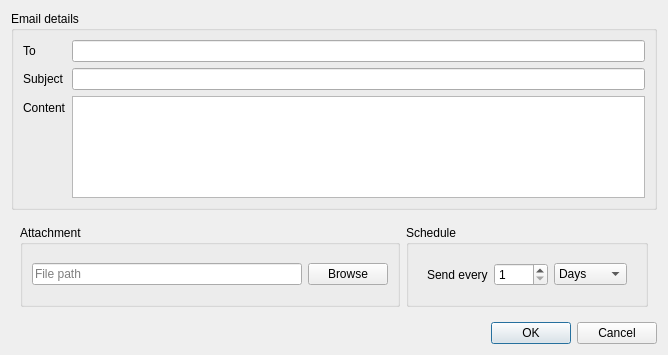
<?xml version="1.0" encoding="UTF-8"?>
<ui version="4.0">
 <class>AddEmailDialog</class>
 <widget class="QDialog" name="AddEmailDialog">
  <property name="geometry">
   <rect>
    <x>0</x>
    <y>0</y>
    <width>668</width>
    <height>355</height>
   </rect>
  </property>
  <property name="windowTitle">
   <string>Add a task</string>
  </property>
  <layout class="QVBoxLayout" name="verticalLayout">
   <item>
    <widget class="QGroupBox" name="emailGroupBox">
     <property name="enabled">
      <bool>true</bool>
     </property>
     <property name="title">
      <string>Email details</string>
     </property>
     <layout class="QFormLayout" name="formLayout">
      <item row="0" column="0">
       <widget class="QLabel" name="toLabel">
        <property name="text">
         <string>To</string>
        </property>
       </widget>
      </item>
      <item row="0" column="1">
       <widget class="QLineEdit" name="toLineEdit"/>
      </item>
      <item row="1" column="0">
       <widget class="QLabel" name="subjectLabel">
        <property name="text">
         <string>Subject</string>
        </property>
       </widget>
      </item>
      <item row="1" column="1">
       <widget class="QLineEdit" name="subjectLineEdit"/>
      </item>
      <item row="2" column="0">
       <widget class="QLabel" name="bodyLabel">
        <property name="text">
         <string>Content</string>
        </property>
       </widget>
      </item>
      <item row="2" column="1">
       <widget class="QPlainTextEdit" name="bodyPlainTextEdit">
        <property name="readOnly">
         <bool>false</bool>
        </property>
       </widget>
      </item>
     </layout>
    </widget>
   </item>
   <item>
    <widget class="QWidget" name="widget_2" native="true">
     <layout class="QHBoxLayout" name="horizontalLayout_4">
      <item>
       <widget class="QGroupBox" name="fileGroupBox">
        <property name="title">
         <string>Attachment</string>
        </property>
        <layout class="QHBoxLayout" name="horizontalLayout">
         <item>
          <widget class="QLineEdit" name="filePathLlineEdit">
           <property name="placeholderText">
            <string>File path</string>
           </property>
          </widget>
         </item>
         <item>
          <widget class="QPushButton" name="browsePushButton">
           <property name="text">
            <string>Browse</string>
           </property>
          </widget>
         </item>
        </layout>
       </widget>
      </item>
      <item>
       <widget class="QGroupBox" name="periodGroupBox">
        <property name="title">
         <string>Schedule</string>
        </property>
        <layout class="QHBoxLayout" name="horizontalLayout_3">
         <item>
          <widget class="QWidget" name="widget" native="true">
           <layout class="QHBoxLayout" name="horizontalLayout_2">
            <item>
             <widget class="QLabel" name="periodLabel">
              <property name="text">
               <string>Send every</string>
              </property>
             </widget>
            </item>
            <item>
             <widget class="QSpinBox" name="periodSpinBox">
              <property name="minimum">
               <number>1</number>
              </property>
              <property name="maximum">
               <number>1000</number>
              </property>
             </widget>
            </item>
            <item>
             <widget class="QComboBox" name="periodComboBox">
              <property name="currentIndex">
               <number>2</number>
              </property>
              <item>
               <property name="text">
                <string>Minutes</string>
               </property>
              </item>
              <item>
               <property name="text">
                <string>Hours</string>
               </property>
              </item>
              <item>
               <property name="text">
                <string>Days</string>
               </property>
              </item>
              <item>
               <property name="text">
                <string>Weeks</string>
               </property>
              </item>
              <item>
               <property name="text">
                <string>Months</string>
               </property>
              </item>
              <item>
               <property name="text">
                <string>Years</string>
               </property>
              </item>
             </widget>
            </item>
           </layout>
          </widget>
         </item>
        </layout>
       </widget>
      </item>
     </layout>
    </widget>
   </item>
   <item>
    <widget class="QDialogButtonBox" name="buttonBox">
     <property name="orientation">
      <enum>Qt::Horizontal</enum>
     </property>
     <property name="standardButtons">
      <set>QDialogButtonBox::Cancel|QDialogButtonBox::Ok</set>
     </property>
    </widget>
   </item>
  </layout>
 </widget>
 <resources/>
 <connections>
  <connection>
   <sender>buttonBox</sender>
   <signal>accepted()</signal>
   <receiver>AddEmailDialog</receiver>
   <slot>accept()</slot>
   <hints>
    <hint type="sourcelabel">
     <x>248</x>
     <y>254</y>
    </hint>
    <hint type="destinationlabel">
     <x>157</x>
     <y>274</y>
    </hint>
   </hints>
  </connection>
  <connection>
   <sender>buttonBox</sender>
   <signal>rejected()</signal>
   <receiver>AddEmailDialog</receiver>
   <slot>reject()</slot>
   <hints>
    <hint type="sourcelabel">
     <x>316</x>
     <y>260</y>
    </hint>
    <hint type="destinationlabel">
     <x>286</x>
     <y>274</y>
    </hint>
   </hints>
  </connection>
 </connections>
</ui>
